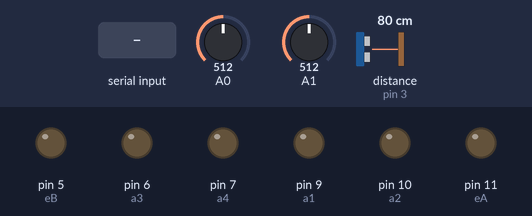
Simulated run of this sketch. Board: Arduino Uno, built with avr-gcc and run on an emulated ATmega328P. On the bench: output pins drawn as LEDs (lit = HIGH). Wiring (inferred from the names in the program): ultrasonic range finder: trigger pin 4; echo pin 3. The test bench sets the inputs (shaded band); at power-on: A0 = 512, A1 = 512, distance to the obstacle (sensor on pin 3) 80 cm. The echo pulse lasts 58.3 µs per cm; pins used as bus, display or sensor lines are not drawn.

Above: at 1.2 s.
1.3 s: "1" received over Serial
At 2.2 s:
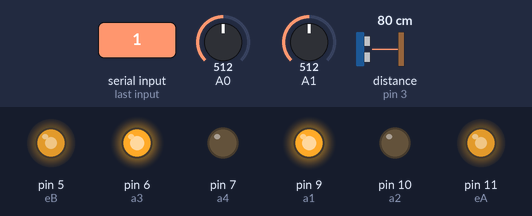
2.8 s: "2" received over Serial
At 3.3 s:
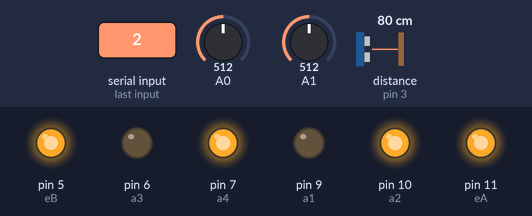
4.3 s: "3" received over Serial
At 5.5 s:
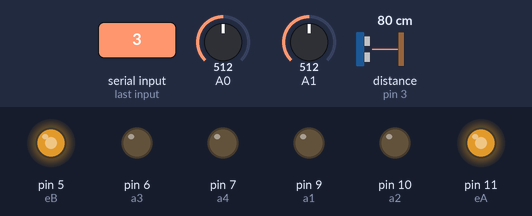
5.8 s: "4" received over Serial
At 6.8 s:
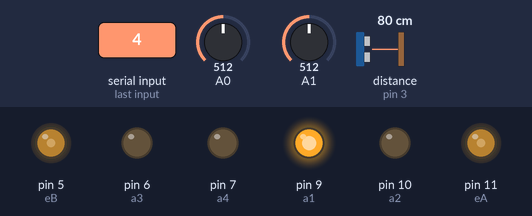
7.3 s: "5" received over Serial
At 8.0 s:
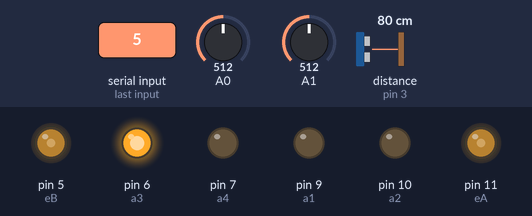
8.8 s: "7" received over Serial
At 9.1 s:
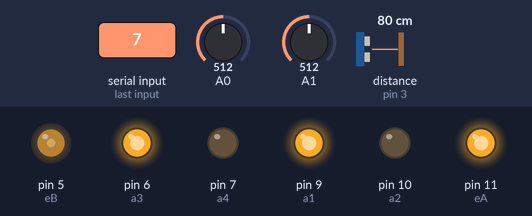
Timing chart, 0 to 11.3 s (numbered marks = the images above; inputs shaded):
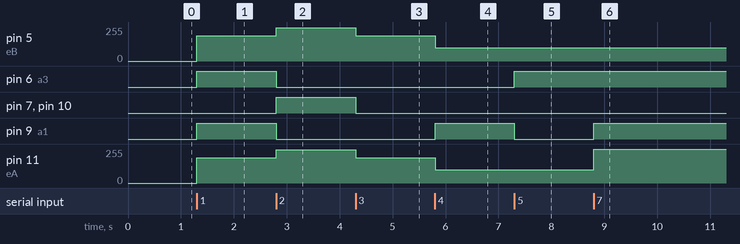

The sketch:

CODIGO_FINALITO.ino
```cpp
int estado=0;
int velo=190;
int velogiro=100;
int veloataque=255;
int var=0;
int var1=1;

//PINS: ULTRASONIDO
int trig=4;
int echo=3;

//PINS MOTOR A
int a1=9;
int a2=10;
int eA=11; //PIN ENABLE PARA L298N

//piNS motor B
int a3=6;
int a4=7;
int eB=5; //PIN ENABLE PARA L298N

/////////////////////////////////////////////////////////////////////////////////////////

void adelante(){
  digitalWrite(a1,HIGH); digitalWrite(a2,LOW); analogWrite(eA,velo);
  digitalWrite(a3,HIGH); digitalWrite (a4, LOW); analogWrite(eB,velo);


}

void atras(){
  digitalWrite(a1,LOW); digitalWrite(a2,HIGH); analogWrite(eA,250);
  digitalWrite(a3,LOW); digitalWrite (a4,HIGH); analogWrite(eB,250);

}

void parada(){
  digitalWrite(a1,LOW); digitalWrite(a2,LOW); analogWrite(eA,velo);
  digitalWrite(a3,LOW); digitalWrite (a4,LOW); analogWrite(eB,velo);

}

void derecha(){
  digitalWrite(a1,HIGH); digitalWrite(a2,LOW); analogWrite(eA,velogiro);
  digitalWrite(a3,LOW); digitalWrite (a4,LOW); analogWrite(eB,velogiro);


}

void izquierda(){
  digitalWrite(a1,LOW); digitalWrite(a2,LOW); analogWrite(eA,velogiro);
  digitalWrite(a3,HIGH); digitalWrite (a4,LOW); analogWrite(eB,velogiro);

}


void ataque(){
  digitalWrite(a1,HIGH); digitalWrite(a2,LOW); analogWrite(eA,veloataque);

}

//////////////////////////////////////////////////////////////////////////////////////////7

void setup (){


  Serial.begin(9600);

  //ULTRASOUND PINS
  pinMode(trig,OUTPUT);
  pinMode(echo,INPUT);

  //MOTOR PINS
  pinMode(a1,OUTPUT);  pinMode(a2,OUTPUT);  pinMode(eA,OUTPUT);
  pinMode(a3,OUTPUT);  pinMode(a4,OUTPUT);  pinMode(eB,OUTPUT);


}

//////////////////////////////////////////////////////////////////////////////////////////////

void loop (){

  //PARA LOS SENSORES CNY70
  int dato=analogRead(A0);
  int dato1=analogRead(A1);


 //DISTANCIA
  digitalWrite(trig,LOW); delayMicroseconds(4);
  digitalWrite(trig,HIGH); delayMicroseconds(10);
  digitalWrite(trig,LOW);
  int duracion=pulseIn(echo,HIGH);
  int distancia=duracion/29/2;

///////////////////////////////////////////////////////////////////////////////////////////////////
  //MANUAL MODE

  if(Serial.available()>0)
  {estado = Serial.read(); }


  if(estado=='1'){adelante();}
  if(estado=='2'){atras();}
  if(estado=='3'){parada();}
  if(estado=='4'){derecha();}
  if(estado=='5'){izquierda();}
  if(estado=='7'){ataque();}

/////////////////////////////////////////////////////////////////////////////////////////////////

  //MODO AUTOMATICO


  if(Serial.available()>0)
  {estado = Serial.read();}

  if(estado=='8')
  {
    if(var1==1){
      //tiempo de seguridad
     delay(5000);
     var1=2;
    }
    if(distancia>0 && distancia<=70) { if(var==0) { derecha(); delay(150); var=1;

    }
    adelante(); if(distancia>=0 && distancia<=30) {ataque(); }}


    else { var=0; izquierda();


       }

///////////////////////////////////////////////////////////////////

        //SENSOR ADELANTE: SI EL COLOR ES BLANCO RETROCEDES POR 500 Y TE VAS A LA DERECHA Y ADELANTE
        if(dato<=500 || dato1<=500){ atras();
        digitalWrite(8,HIGH);
        digitalWrite(12,HIGH);
        digitalWrite(2,LOW);
        digitalWrite(13,LOW);
        delay(500);}


  }
}
```

Measured:
- after the input at 1.3 s, pin 5 (eB), pin 11 (eA): 0/255 → 190/255 at once; pin 6 (a3), pin 9 (a1): LOW → HIGH at once
- after the input at 2.8 s, pin 5 (eB), pin 11 (eA): 190/255 → 250/255 at once; pin 6 (a3), pin 9 (a1): HIGH → LOW at once; pin 7 (a4), pin 10 (a2): LOW → HIGH at once
- after the input at 4.3 s, pin 5 (eB), pin 11 (eA): 250/255 → 190/255 at once; pin 7 (a4), pin 10 (a2): HIGH → LOW at once
- after the input at 5.8 s, pin 5 (eB), pin 11 (eA): 190/255 → 100/255 at once; pin 9 (a1): LOW → HIGH at once
- after the input at 7.3 s, pin 6 (a3): LOW → HIGH at once; pin 9 (a1): HIGH → LOW at once
- after the input at 8.8 s, pin 9 (a1): LOW → HIGH at once; pin 11 (eA): 100/255 → 255/255 at once
